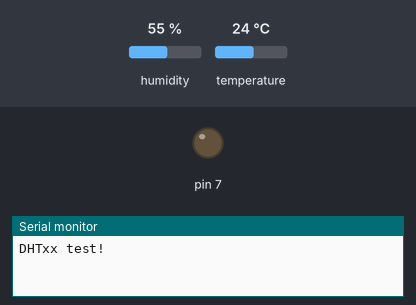
Recording of a sketch running on a simulated Arduino Uno, built with avr-gcc and run on an emulated ATmega328P. On the bench: output pins drawn as LEDs (lit = HIGH), the last lines printed to the serial monitor. Inputs (shaded band) come from the test bench; at power-on: humidity 55 %, temperature 24 °C.

Above: at 0.1 s.
At 1.1 s:
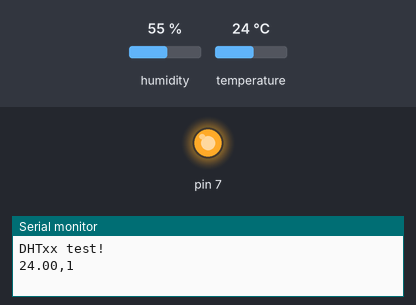
Timing chart, 0 to 2.6 s (numbered marks = the images above):
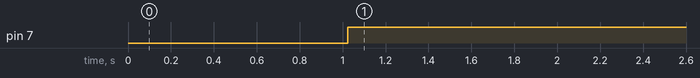

Measured:
- by itself, pin 7: LOW → HIGH at 1.0 s

The sketch:

data-gather.ino
```cpp
#include <DHT.h>
#include <DHT_U.h>

#include <Adafruit_Sensor.h>

#include "DHT.h"

#define DHTPIN 4
#define DHTTYPE DHT11

DHT dht(DHTPIN, DHTTYPE);
uint8_t actuate = HIGH;
int counter = 0;

void setup()
{
    Serial.begin(9600);
    Serial.println(F("DHTxx test!"));
    pinMode(7, OUTPUT);
    dht.begin();
}

void loop()
{
    delay(1000);
    counter++;
    float t = dht.readTemperature();

    if (counter > 10 * 60)
    {
        actuate = LOW;
    }
    digitalWrite(7, actuate);

    Serial.print(t);
    Serial.print(",");
    Serial.println(actuate);
}
```
